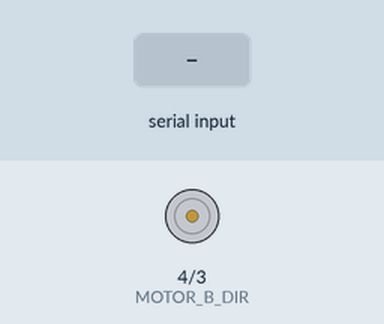
Recording of a sketch running on a simulated Arduino Uno, built with avr-gcc and run on an emulated ATmega328P. Parts: direction and speed pins drawn as motors (green arrow = direction pin HIGH = forward, orange = LOW = backward, longer = more drive). The test bench sets the inputs (shaded band). What the sketch prints to the serial monitor is not drawn.

Above: at 1.2 s.
1.3 s: "1" received over Serial
3.8 s: "2" received over Serial
At 6.0 s:
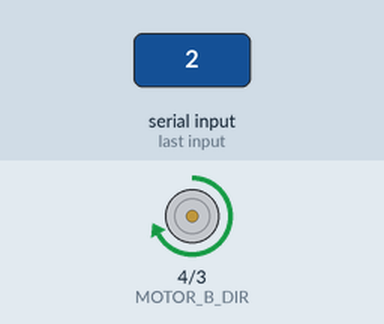
6.3 s: "4" received over Serial
At 8.1 s:
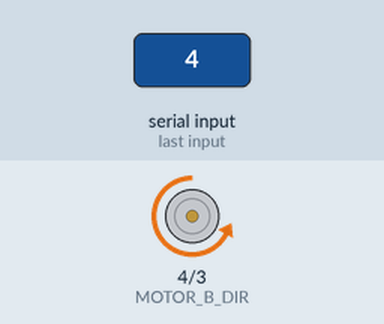
8.8 s: "5" received over Serial
At 11.2 s:
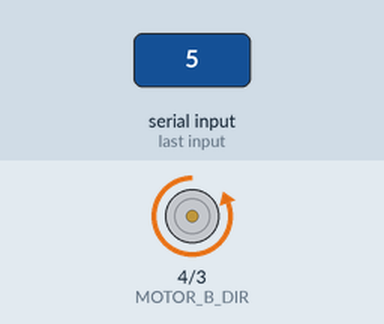
Timing chart, 0 to 12.3 s (numbered marks = the images above; inputs shaded):
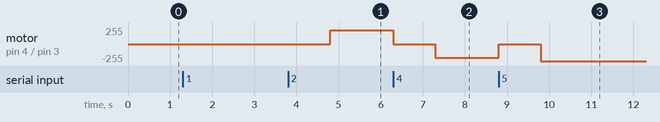

The sketch:

motor_drive.ino
```cpp
/*
  HG7881_Motor_Driver_Example - Arduino sketch

  This example shows how to drive a motor with using HG7881 (L9110) Dual
  Channel Motor Driver Module.  For simplicity, this example shows how to
  drive a single motor.  Both channels work the same way.

  This example is meant to illustrate how to operate the motor driver
  and is not intended to be elegant, efficient or useful.

  Connections:

    Arduino digital output D3 to motor driver input B-IA.
    Arduino digital output D4 to motor driver input B-IB.
    Motor driver VCC to operating voltage 5V.
    Motor driver GND to common ground.
    Motor driver MOTOR B screw terminals to a small motor.

  Related Banana Robotics items:

    BR010038 HG7881 (L9110) Dual Channel Motor Driver Module
    https://www.BananaRobotics.com/shop/HG7881-(L9110)-Dual-Channel-Motor-Driver-Module

  https://www.BananaRobotics.com
*/

// wired connections
#define HG7881_B_IA 3 // D3 --> Motor B Input A --> MOTOR B +
#define HG7881_B_IB 4 // D4 --> Motor B Input B --> MOTOR B -
#define HG7881_A_IA 5 // D3 --> Motor A Input A --> MOTOR B +
#define HG7881_A_IB 6 // D4 --> Motor A Input B --> MOTOR B -

// functional connections
#define MOTOR_B_PWM HG7881_B_IA // Motor B PWM Speed
#define MOTOR_B_DIR HG7881_B_IB // Motor B Direction
#define MOTOR_A_PWM HG7881_B_IA // Motor A PWM Speed
#define MOTOR_A_DIR HG7881_B_IB // Motor A Direction

// the actual values for "fast" and "slow" depend on the motor
#define PWM_SLOW 50  // arbitrary slow speed PWM duty cycle
#define PWM_FAST 255 // arbitrary fast speed PWM duty cycle
#define DIR_DELAY 1000 // brief delay for abrupt motor changes

void setup()
{
  Serial.begin( 115200 );
  pinMode( MOTOR_B_DIR, OUTPUT );
  pinMode( MOTOR_B_PWM, OUTPUT );
  pinMode( MOTOR_A_DIR, OUTPUT );
  pinMode( MOTOR_A_PWM, OUTPUT );
  digitalWrite( MOTOR_B_DIR, LOW );
  digitalWrite( MOTOR_B_PWM, LOW );
  digitalWrite( MOTOR_A_DIR, LOW );
  digitalWrite( MOTOR_A_PWM, LOW );
}

void loop()
{
  boolean isValidInput;
  // draw a menu on the serial port
  Serial.println( "-----------------------------" );
  Serial.println( "MENU:" );
  Serial.println( "1) Fast forward" );
  Serial.println( "2) Forward" );
  Serial.println( "3) Soft stop (coast)" );
  Serial.println( "4) Reverse" );
  Serial.println( "5) Fast reverse" );
  Serial.println( "6) Hard stop (brake)" );
  Serial.println( "-----------------------------" );
  do
  {
    byte c;
    // get the next character from the serial port
    Serial.print( "?" );
    while( !Serial.available() )
      ; // LOOP...
    c = Serial.read();
    // execute the menu option based on the character recieved
    switch( c )
    {
      case '1': // 1) Fast forward
        Serial.println( "Fast forward..." );
        // always stop motors briefly before abrupt changes
        digitalWrite( MOTOR_B_DIR, LOW );
        digitalWrite( MOTOR_B_PWM, LOW );
        digitalWrite( MOTOR_A_DIR, LOW );
        digitalWrite( MOTOR_A_PWM, LOW );
        delay( DIR_DELAY );
        // set the motor speed and direction
        digitalWrite( MOTOR_B_DIR, HIGH ); // direction = forward
        analogWrite( MOTOR_B_PWM, 255-PWM_FAST ); // PWM speed = fast
        digitalWrite( MOTOR_A_DIR, HIGH ); // direction = forward
        analogWrite( MOTOR_A_PWM, 255-PWM_FAST ); // PWM speed = fast
        isValidInput = true;
        break;

      case '2': // 2) Forward
        Serial.println( "Forward..." );
        // always stop motors briefly before abrupt changes
        digitalWrite( MOTOR_B_DIR, LOW );
        digitalWrite( MOTOR_B_PWM, LOW );
        digitalWrite( MOTOR_A_DIR, LOW );
        digitalWrite( MOTOR_A_PWM, LOW );
        delay( DIR_DELAY );
        // set the motor speed and direction
        digitalWrite( MOTOR_B_DIR, HIGH ); // direction = forward
        analogWrite( MOTOR_B_PWM, 255-PWM_SLOW ); // PWM speed = slow
        digitalWrite( MOTOR_A_DIR, HIGH ); // direction = forward
        analogWrite( MOTOR_A_PWM, 255-PWM_SLOW ); // PWM speed = slow
        isValidInput = true;
        break;

      case '3': // 3) Soft stop (preferred)
        Serial.println( "Soft stop (coast)..." );
        digitalWrite( MOTOR_B_DIR, LOW );
        digitalWrite( MOTOR_B_PWM, LOW );
        digitalWrite( MOTOR_A_DIR, LOW );
        digitalWrite( MOTOR_A_PWM, LOW );
        isValidInput = true;
        break;

      case '4': // 4) Reverse
        Serial.println( "Fast forward..." );
        // always stop motors briefly before abrupt changes
        digitalWrite( MOTOR_B_DIR, LOW );
        digitalWrite( MOTOR_B_PWM, LOW );
        digitalWrite( MOTOR_A_DIR, LOW );
        digitalWrite( MOTOR_A_PWM, LOW );
        delay( DIR_DELAY );
        // set the motor speed and direction
        digitalWrite( MOTOR_B_DIR, LOW ); // direction = reverse
        analogWrite( MOTOR_B_PWM, PWM_SLOW ); // PWM speed = slow
        digitalWrite( MOTOR_A_DIR, LOW ); // direction = reverse
        analogWrite( MOTOR_A_PWM, PWM_SLOW ); // PWM speed = slow
        isValidInput = true;
        break;

      case '5': // 5) Fast reverse
        Serial.println( "Fast forward..." );
        // always stop motors briefly before abrupt changes
        digitalWrite( MOTOR_B_DIR, LOW );
        digitalWrite( MOTOR_B_PWM, LOW );
        digitalWrite( MOTOR_A_DIR, LOW );
        digitalWrite( MOTOR_A_PWM, LOW );
        delay( DIR_DELAY );
        // set the motor speed and direction
        digitalWrite( MOTOR_B_DIR, LOW ); // direction = reverse
        analogWrite( MOTOR_B_PWM, PWM_FAST ); // PWM speed = fast
        digitalWrite( MOTOR_A_DIR, LOW ); // direction = reverse
        analogWrite( MOTOR_A_PWM, PWM_FAST ); // PWM speed = fast
        isValidInput = true;
        break;

      case '6': // 6) Hard stop (use with caution)
        Serial.println( "Hard stop (brake)..." );
        digitalWrite( MOTOR_B_DIR, HIGH );
        digitalWrite( MOTOR_B_PWM, HIGH );
        digitalWrite( MOTOR_A_DIR, HIGH );
        digitalWrite( MOTOR_A_PWM, HIGH );
        isValidInput = true;
        break;

      default:
        // wrong character! display the menu again!
        isValidInput = false;
        break;
    }
  } while( isValidInput == true );

  // repeat the main loop and redraw the menu...
}
/*EOF*/
```

Measured:
- after the input at 3.8 s, motor on pin 4 (MOTOR_B_DIR) / pin 3 (MOTOR_B_PWM): stopped → forward 205/255 after 1.0 s
- after the input at 6.3 s, motor on pin 4 (MOTOR_B_DIR) / pin 3 (MOTOR_B_PWM): forward 205/255 → stopped at once, → backward 205/255 1.0 s later
- after the input at 8.8 s, motor on pin 4 (MOTOR_B_DIR) / pin 3 (MOTOR_B_PWM): backward 205/255 → stopped at once, → backward 255/255 1.0 s later
